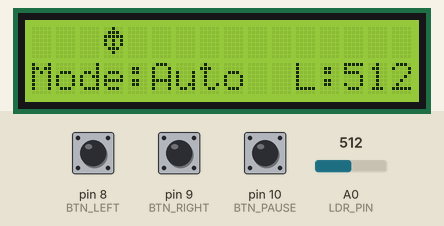
This sketch was run on a simulated Arduino Uno, built with avr-gcc and run on an emulated ATmega328P. Shown: 16×2 character LCD. Inputs (shaded band) come from the test bench; at power-on: pin 10 (BTN_PAUSE) LOW, A0 (LDR_PIN) = 512, pin 8 (BTN_LEFT) LOW, pin 9 (BTN_RIGHT) LOW. What the sketch prints to the serial monitor is not drawn.

Above: at 2.3 s.
2.4 s: pin 10 (BTN_PAUSE) pulled HIGH for 0.15 s
At 3.8 s:
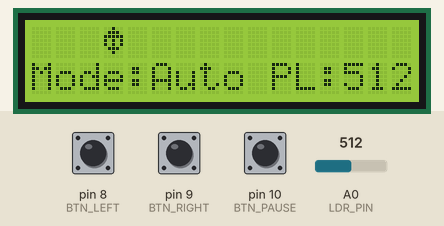
4.1 s: A0 (LDR_PIN) set to 488
At 5.1 s:
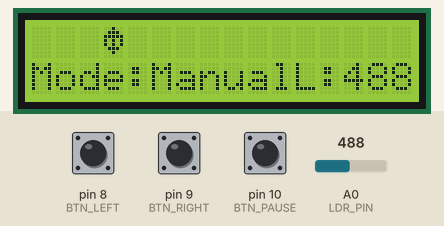
5.6 s: pin 8 (BTN_LEFT) pulled HIGH for 1 s
At 6.7 s:
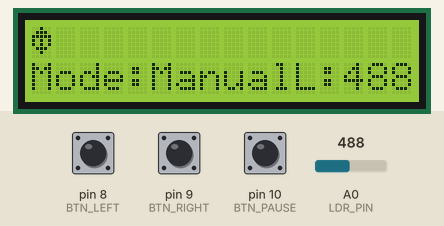
14.3 s: pin 9 (BTN_RIGHT) pulled HIGH for 1 s
At 15.5 s:
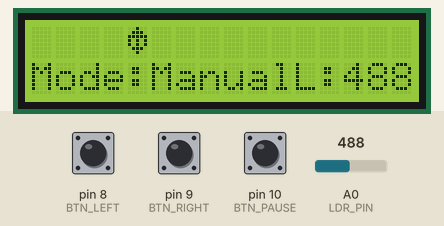
16.8 s: A0 (LDR_PIN) set to 510
At 17.07 s:
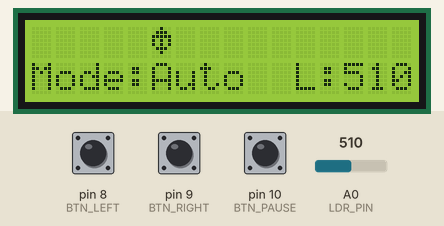
Timing chart, 0 to 19.3 s (numbered marks = the images above; inputs shaded):
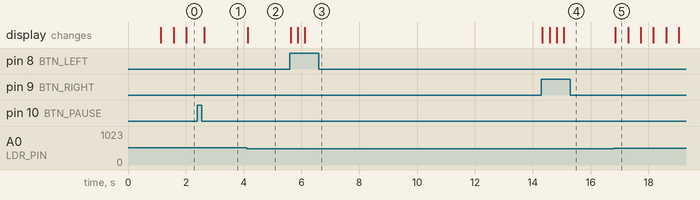

Measured:
- the behaviour switches between 500 and 499 on A0 (LDR_PIN) (found by bisection; images 1 and 2)
- after the input at 2.4 s, the display: changes after 0.24 s (image 1)
- after the input at 4.1 s, the display: changes after 0.05 s (image 2)
- after the input at 5.6 s, the display: first changes at once (image 3 shows a later state)
- after the input at 14.3 s, the display: first changes at once (image 4 shows a later state)
- after the input at 16.8 s, the display: changes after 0.05 s (image 5)
- what the display in image 5 shows lasts 0.4 s, from 16.9 s to 17.3 s

The sketch:

Project_.ino
```cpp
#include <LiquidCrystal_I2C.h>


LiquidCrystal_I2C lcd(0x27, 16, 2);

const int LDR_PIN = A0;
const int BTN_LEFT = 8;
const int BTN_RIGHT = 9;
const int BTN_PAUSE = 10;

const int LDR_THRESHOLD = 500;

const unsigned long MOVE_INTERVAL = 400;
const unsigned long PAUSE_DURATION = 60000;
const unsigned long DEBOUNCE_DELAY = 50;

bool isAutoMode = false;
bool isPaused = false;

int charPosition = 0;
int charDirection = 1;

unsigned long lastMoveTime = 0;
unsigned long pauseStartTime = 0;
unsigned long lastDebounceTime = 0;

bool btnLeftPressed = false;
bool btnRightPressed = false;
bool btnPausePressed = false;

byte customChar[8] = {
  B00100,
  B01110,
  B11111,
  B10101,
  B10101,
  B01110,
  B00100,
  B00000
};


void setup() {
  Serial.begin(9600);

  lcd.init();
  lcd.backlight();
  lcd.createChar(0, customChar);


  pinMode(LDR_PIN, INPUT);
  pinMode(BTN_LEFT, INPUT);
  pinMode(BTN_RIGHT, INPUT);
  pinMode(BTN_PAUSE, INPUT);

  lcd.clear();
  lcd.print("System Ready");
  delay(1000);
  lcd.clear();

  updateCharacterOnLCD();

  Serial.println("=== SYSTEM STARTED ===");
}


void loop() {
  int ldrValue = analogRead(LDR_PIN);

  if (ldrValue >= LDR_THRESHOLD) {
    isAutoMode = true;
  } else {
    isAutoMode = false;
    isPaused = false;
  }

  handleButtons();

  if (isAutoMode) {
    handleAutomaticMode(ldrValue);
  } else {
    handleManualMode();
  }

  updateDisplay(ldrValue);

  delay(10);
}


void handleButtons() {
  unsigned long currentTime = millis();

  if (currentTime - lastDebounceTime > DEBOUNCE_DELAY) {

    if (digitalRead(BTN_LEFT) == HIGH) {
      btnLeftPressed = true;
      lastDebounceTime = currentTime;
    } else {
      btnLeftPressed = false;
    }

    if (digitalRead(BTN_RIGHT) == HIGH) {
      btnRightPressed = true;
      lastDebounceTime = currentTime;
    } else {
      btnRightPressed = false;
    }

    if (digitalRead(BTN_PAUSE) == HIGH) {
      btnPausePressed = true;
      lastDebounceTime = currentTime;
    } else {
      btnPausePressed = false;
    }
  }
}


void handleManualMode() {
  if (btnLeftPressed) {
    if (charPosition > 0) {
      charPosition--;
      updateCharacterOnLCD();
      delay(200);
    }
  }

  if (btnRightPressed) {
    if (charPosition < 15) {
      charPosition++;
      updateCharacterOnLCD();
      delay(200);
    }
  }
}


void handleAutomaticMode(int ldrValue) {


  if (btnPausePressed && !isPaused) {
    isPaused = true;
    pauseStartTime = millis();
    Serial.print(">>> PAUSED | t=");
    Serial.print(millis());
    Serial.print("ms | LDR=");
    Serial.println(ldrValue);
    delay(200);
  }

  if (isPaused) {
    unsigned long elapsed = millis() - pauseStartTime;

    if (elapsed > 0 && elapsed % 10000 < 20) {
      Serial.print("Pause: ");
      Serial.print(elapsed / 1000);
      Serial.print("LDR=");
      Serial.println(ldrValue);
    }

    if (elapsed >= PAUSE_DURATION) {

      if (ldrValue >= LDR_THRESHOLD) {
        isPaused = false;
        charDirection = 1;
        Serial.print(">>> RESUMED | t=");
        Serial.print(millis());
        Serial.print("ms | LDR=");
        Serial.println(ldrValue);
      } else {
        Serial.print("Waiting for light | LDR=");
        Serial.println(ldrValue);
      }
    }
  }


  if (!isPaused && ldrValue >= LDR_THRESHOLD) {
    if (millis() - lastMoveTime >= MOVE_INTERVAL) {

      charPosition += charDirection;

      if (charPosition >= 15) {
        charDirection = -1;
        charPosition = 15;
      } else if (charPosition <= 0) {
        charDirection = 1;
        charPosition = 0;
      }

      updateCharacterOnLCD();

      lastMoveTime = millis();
    }
  }
}

void updateCharacterOnLCD() {
  lcd.setCursor(0, 0);

  for (int i = 0; i < 16; i++) {
    if (i == charPosition) {
      lcd.write(byte(0));
    } else {
      lcd.print(" ");
    }
  }
}

void updateDisplay(int ldrValue) {
  lcd.setCursor(0, 1);

  if (isAutoMode) {
    if (isPaused) {
      lcd.print("Mode:Auto P");
    } else {
      lcd.print("Mode:Auto   ");
    }
  } else {
    lcd.print("Mode:Manual ");
  }


  lcd.setCursor(11, 1);
  lcd.print("L:");
  lcd.print(ldrValue);
  lcd.print("   ");


}
```
